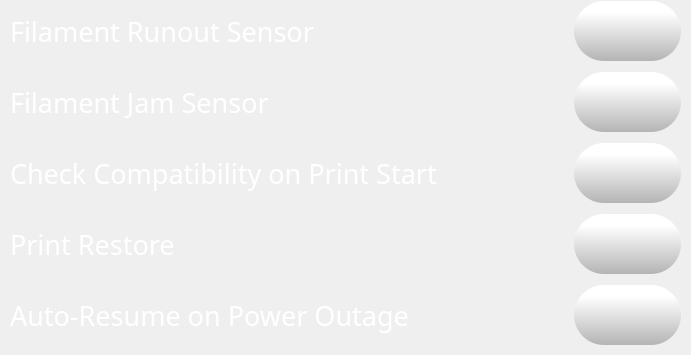
        <widget class="QWidget" name="scrollAreaWidgetContents_2">
         <property name="geometry">
          <rect>
           <x>0</x>
           <y>0</y>
           <width>691</width>
           <height>355</height>
          </rect>
         </property>
         <layout class="QVBoxLayout" name="verticalLayout_7">
          <property name="spacing">
           <number>10</number>
          </property>
          <property name="leftMargin">
           <number>10</number>
          </property>
          <property name="topMargin">
           <number>0</number>
          </property>
          <property name="rightMargin">
           <number>10</number>
          </property>
          <property name="bottomMargin">
           <number>5</number>
          </property>
          <item>
           <layout class="QHBoxLayout" name="horizontalLayout_7">
            <item>
             <widget class="QLabel" name="feedRateLabelControlPage_3">
              <property name="font">
               <font>
                <family>Montserrat</family>
                <pointsize>20</pointsize>
                <weight>50</weight>
                <bold>false</bold>
               </font>
              </property>
              <property name="styleSheet">
               <string notr="true">color: rgb(255, 255, 255);
background-color: rgba(255, 255, 255, 0);</string>
              </property>
              <property name="text">
               <string>Filament Runout Sensor</string>
              </property>
             </widget>
            </item>
            <item>
             <widget class="QPushButton" name="toggleFilamentRunoutButton">
              <property name="sizePolicy">
               <sizepolicy hsizetype="Fixed" vsizetype="Fixed">
                <horstretch>0</horstretch>
                <verstretch>0</verstretch>
               </sizepolicy>
              </property>
              <property name="minimumSize">
               <size>
                <width>107</width>
                <height>60</height>
               </size>
              </property>
              <property name="maximumSize">
               <size>
                <width>107</width>
                <height>60</height>
               </size>
              </property>
              <property name="styleSheet">
               <string notr="true">QPushButton {
    border: none; /* no border for a flat push button */
	background-color: qlineargradient(spread:pad, x1:0, y1:1, x2:0, y2:0.188, stop:0 rgba(180, 180, 180, 255), stop:1 rgba(255, 255, 255, 255));
 border-radius: 30px;

}

QPushButton:pressed {
    background-color: qlineargradient(x1: 0, y1: 0, x2: 0, y2: 1,
                                      stop: 0 #dadbde, stop: 1 #f6f7fa);
}

QPushButton:flat {
    border: none; /* no border for a flat push button */
}

QPushButton:default {
    border-color: navy; /* make the default button prominent */
}</string>
              </property>
              <property name="text">
               <string/>
              </property>
              <property name="icon">
               <iconset resource="../resources/resource.qrc">
                <normaloff>:/Icons/img/icons/switch-off.png</normaloff>
                <normalon>:/Icons/img/icons/switch-on.png</normalon>:/Icons/img/icons/switch-off.png</iconset>
              </property>
              <property name="iconSize">
               <size>
                <width>100</width>
                <height>100</height>
               </size>
              </property>
              <property name="checkable">
               <bool>true</bool>
              </property>
              <property name="checked">
               <bool>false</bool>
              </property>
             </widget>
            </item>
           </layout>
          </item>
          <item>
           <layout class="QHBoxLayout" name="horizontalLayout_8">
            <item>
             <widget class="QLabel" name="feedRateLabelControlPage_2">
              <property name="font">
               <font>
                <family>Montserrat</family>
                <pointsize>20</pointsize>
                <weight>50</weight>
                <bold>false</bold>
               </font>
              </property>
              <property name="styleSheet">
               <string notr="true">color: rgb(255, 255, 255);
background-color: rgba(255, 255, 255, 0);</string>
              </property>
              <property name="text">
               <string>Filament Jam Sensor</string>
              </property>
             </widget>
            </item>
            <item>
             <widget class="QPushButton" name="toggleFilamentJamButton">
              <property name="sizePolicy">
               <sizepolicy hsizetype="Fixed" vsizetype="Fixed">
                <horstretch>0</horstretch>
                <verstretch>0</verstretch>
               </sizepolicy>
              </property>
              <property name="minimumSize">
               <size>
                <width>107</width>
                <height>60</height>
               </size>
              </property>
              <property name="maximumSize">
               <size>
                <width>107</width>
                <height>60</height>
               </size>
              </property>
              <property name="styleSheet">
               <string notr="true">QPushButton {
    border: none; /* no border for a flat push button */
	background-color: qlineargradient(spread:pad, x1:0, y1:1, x2:0, y2:0.188, stop:0 rgba(180, 180, 180, 255), stop:1 rgba(255, 255, 255, 255));
 border-radius: 30px;

}

QPushButton:pressed {
    background-color: qlineargradient(x1: 0, y1: 0, x2: 0, y2: 1,
                                      stop: 0 #dadbde, stop: 1 #f6f7fa);
}

QPushButton:flat {
    border: none; /* no border for a flat push button */
}

QPushButton:default {
    border-color: navy; /* make the default button prominent */
}</string>
              </property>
              <property name="text">
               <string/>
              </property>
              <property name="icon">
               <iconset resource="../resources/resource.qrc">
                <normaloff>:/Icons/img/icons/switch-off.png</normaloff>
                <normalon>:/Icons/img/icons/switch-on.png</normalon>:/Icons/img/icons/switch-off.png</iconset>
              </property>
              <property name="iconSize">
               <size>
                <width>100</width>
                <height>100</height>
               </size>
              </property>
              <property name="checkable">
               <bool>true</bool>
              </property>
             </widget>
            </item>
           </layout>
          </item>
          <item>
           <layout class="QHBoxLayout" name="horizontalLayout_10">
            <item>
             <widget class="QLabel" name="feedRateLabelControlPage_5">
              <property name="font">
               <font>
                <family>Montserrat</family>
                <pointsize>20</pointsize>
                <weight>50</weight>
                <bold>false</bold>
               </font>
              </property>
              <property name="styleSheet">
               <string notr="true">color: rgb(255, 255, 255);
background-color: rgba(255, 255, 255, 0);</string>
              </property>
              <property name="text">
               <string>Check Compatibility on Print Start</string>
              </property>
             </widget>
            </item>
            <item>
             <widget class="QPushButton" name="toggleCheckPrintCompatibilityButton">
              <property name="sizePolicy">
               <sizepolicy hsizetype="Fixed" vsizetype="Fixed">
                <horstretch>0</horstretch>
                <verstretch>0</verstretch>
               </sizepolicy>
              </property>
              <property name="minimumSize">
               <size>
                <width>107</width>
                <height>60</height>
               </size>
              </property>
              <property name="maximumSize">
               <size>
                <width>107</width>
                <height>60</height>
               </size>
              </property>
              <property name="styleSheet">
               <string notr="true">QPushButton {
    border: none; /* no border for a flat push button */
	background-color: qlineargradient(spread:pad, x1:0, y1:1, x2:0, y2:0.188, stop:0 rgba(180, 180, 180, 255), stop:1 rgba(255, 255, 255, 255));
 border-radius: 30px;

}

QPushButton:pressed {
    background-color: qlineargradient(x1: 0, y1: 0, x2: 0, y2: 1,
                                      stop: 0 #dadbde, stop: 1 #f6f7fa);
}

QPushButton:flat {
    border: none; /* no border for a flat push button */
}

QPushButton:default {
    border-color: navy; /* make the default button prominent */
}</string>
              </property>
              <property name="text">
               <string/>
              </property>
              <property name="icon">
               <iconset resource="../resources/resource.qrc">
                <normaloff>:/Icons/img/icons/switch-off.png</normaloff>
                <normalon>:/Icons/img/icons/switch-on.png</normalon>:/Icons/img/icons/switch-off.png</iconset>
              </property>
              <property name="iconSize">
               <size>
                <width>100</width>
                <height>100</height>
               </size>
              </property>
              <property name="checkable">
               <bool>true</bool>
              </property>
             </widget>
            </item>
           </layout>
          </item>
          <item>
           <layout class="QHBoxLayout" name="horizontalLayout_11">
            <item>
             <widget class="QLabel" name="feedRateLabelControlPage_6">
              <property name="font">
               <font>
                <family>Montserrat</family>
                <pointsize>20</pointsize>
                <weight>50</weight>
                <bold>false</bold>
               </font>
              </property>
              <property name="styleSheet">
               <string notr="true">color: rgb(255, 255, 255);
background-color: rgba(255, 255, 255, 0);</string>
              </property>
              <property name="text">
               <string>Print Restore</string>
              </property>
             </widget>
            </item>
            <item>
             <widget class="QPushButton" name="togglePrintRestoreButton">
              <property name="sizePolicy">
               <sizepolicy hsizetype="Fixed" vsizetype="Fixed">
                <horstretch>0</horstretch>
                <verstretch>0</verstretch>
               </sizepolicy>
              </property>
              <property name="minimumSize">
               <size>
                <width>107</width>
                <height>60</height>
               </size>
              </property>
              <property name="maximumSize">
               <size>
                <width>107</width>
                <height>60</height>
               </size>
              </property>
              <property name="styleSheet">
               <string notr="true">QPushButton {
    border: none; /* no border for a flat push button */
	background-color: qlineargradient(spread:pad, x1:0, y1:1, x2:0, y2:0.188, stop:0 rgba(180, 180, 180, 255), stop:1 rgba(255, 255, 255, 255));
 border-radius: 30px;

}

QPushButton:pressed {
    background-color: qlineargradient(x1: 0, y1: 0, x2: 0, y2: 1,
                                      stop: 0 #dadbde, stop: 1 #f6f7fa);
}

QPushButton:flat {
    border: none; /* no border for a flat push button */
}

QPushButton:default {
    border-color: navy; /* make the default button prominent */
}</string>
              </property>
              <property name="text">
               <string/>
              </property>
              <property name="icon">
               <iconset resource="../resources/resource.qrc">
                <normaloff>:/Icons/img/icons/switch-off.png</normaloff>
                <normalon>:/Icons/img/icons/switch-on.png</normalon>:/Icons/img/icons/switch-off.png</iconset>
              </property>
              <property name="iconSize">
               <size>
                <width>100</width>
                <height>100</height>
               </size>
              </property>
              <property name="checkable">
               <bool>true</bool>
              </property>
             </widget>
            </item>
           </layout>
          </item>
          <item>
           <layout class="QHBoxLayout" name="horizontalLayout_9">
            <item>
             <widget class="QLabel" name="feedRateLabelControlPage_4">
              <property name="font">
               <font>
                <family>Montserrat</family>
                <pointsize>20</pointsize>
                <weight>50</weight>
                <bold>false</bold>
               </font>
              </property>
              <property name="styleSheet">
               <string notr="true">color: rgb(255, 255, 255);
background-color: rgba(255, 255, 255, 0);</string>
              </property>
              <property name="text">
               <string>Auto-Resume on Power Outage</string>
              </property>
             </widget>
            </item>
            <item>
             <widget class="QPushButton" name="toggleAutoResumeButton">
              <property name="sizePolicy">
               <sizepolicy hsizetype="Fixed" vsizetype="Fixed">
                <horstretch>0</horstretch>
                <verstretch>0</verstretch>
               </sizepolicy>
              </property>
              <property name="minimumSize">
               <size>
                <width>107</width>
                <height>60</height>
               </size>
              </property>
              <property name="maximumSize">
               <size>
                <width>107</width>
                <height>60</height>
               </size>
              </property>
              <property name="styleSheet">
               <string notr="true">QPushButton {
    border: none; /* no border for a flat push button */
	background-color: qlineargradient(spread:pad, x1:0, y1:1, x2:0, y2:0.188, stop:0 rgba(180, 180, 180, 255), stop:1 rgba(255, 255, 255, 255));
 border-radius: 30px;

}

QPushButton:pressed {
    background-color: qlineargradient(x1: 0, y1: 0, x2: 0, y2: 1,
                                      stop: 0 #dadbde, stop: 1 #f6f7fa);
}

QPushButton:flat {
    border: none; /* no border for a flat push button */
}

QPushButton:default {
    border-color: navy; /* make the default button prominent */
}</string>
              </property>
              <property name="text">
               <string/>
              </property>
              <property name="icon">
               <iconset resource="../resources/resource.qrc">
                <normaloff>:/Icons/img/icons/switch-off.png</normaloff>
                <normalon>:/Icons/img/icons/switch-on.png</normalon>:/Icons/img/icons/switch-off.png</iconset>
              </property>
              <property name="iconSize">
               <size>
                <width>100</width>
                <height>100</height>
               </size>
              </property>
              <property name="checkable">
               <bool>true</bool>
              </property>
             </widget>
            </item>
           </layout>
          </item>
         </layout>
        </widget>
